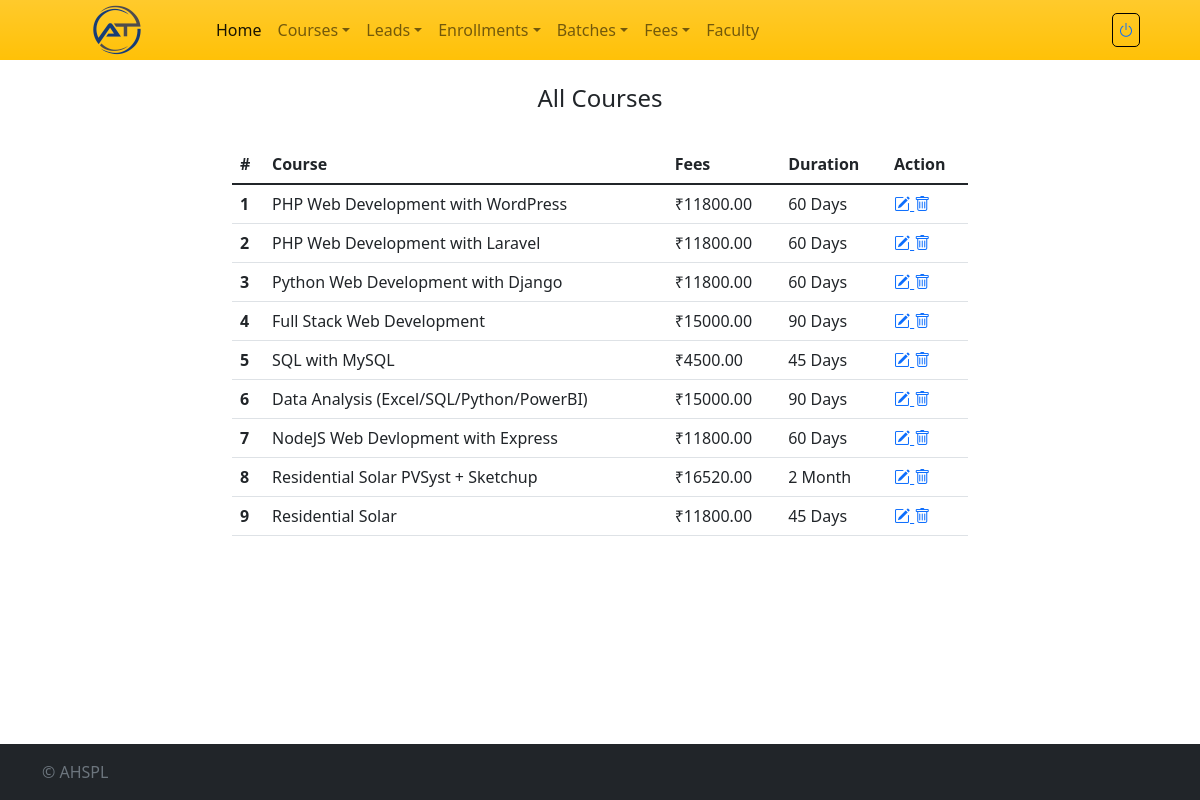
Page /all-course (signed in) on the earlier database version.
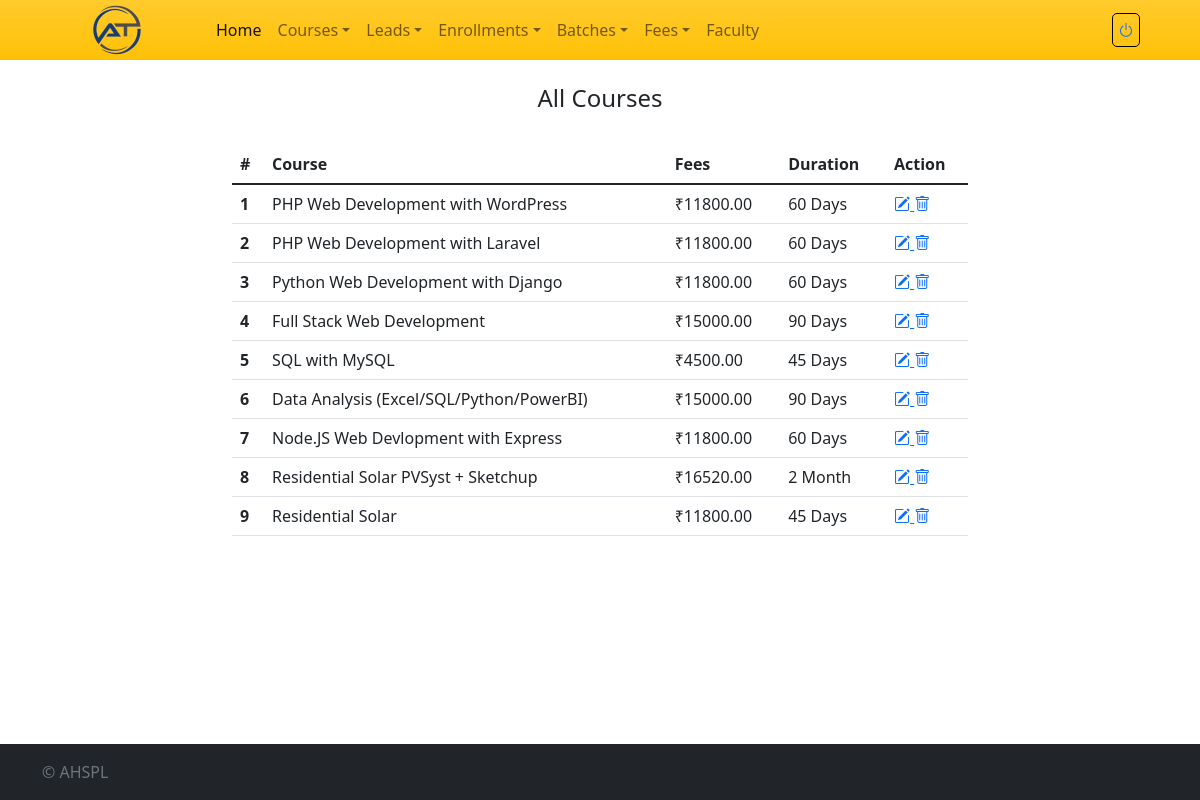
Same page on the later database version.
### crmapp/models.py (models this page shows)
class Course(models.Model):
    course_id = models.AutoField(primary_key=True)
    course_name = models.CharField(max_length=100)
    course_fee = models.DecimalField(max_digits=10, decimal_places=2)
    course_duration = models.CharField(max_length=100, default='')
    date_created = models.DateField(default=datetime.today)

### crmapp/views.py (the view)
# urls.py: path('all-course', login_required(views.all_course), name='all_course'),
def all_course(request):
	all_courses = Course.objects.all()
	context = {'courses': all_courses}
	return render(request,'all-course.html',context)

### templates/all-course.html (shortened to what this page needs)
{% extends 'base.html' %}
{% block content %}
<div class="row">
	<div class="col">
	</div>
    <div class="col-8">
		<div class="py-4 text-center">
	    	<h4>All Courses</h4>
	  	</div>
		<table class="table  table-hover">
		  <thead>
		    <tr>
		      <th scope="col">#</th>
		      <th scope="col">Course</th>
		      <th scope="col">Fees</th>
		      <th scope="col">Duration</th>
		      <th scope="col">Action</th>
		    </tr>
		  </thead>
		  <tbody>
		  	{% for course in courses %}
		    <tr>
				<th scope="row">{{ forloop.counter }}</th>
				<td>{{ course.course_name }}</td>
				<td>₹{{ course.course_fee }}</td>
				<td>{{ course.course_duration }}</td>
				<td>
				    <a href="{% url 'edit_course' course.course_id %}">
				        <i class="bi bi-pencil-square" title="Edit"></i>
				    </a>
				    <a onclick="return confirmDelete();" href="{% url 'delete_course' course.course_id %}">
				        <i class="bi bi-trash" title="Delete"></i>
				    </a>
				</td>
		    </tr>
		    {% endfor %}
		  </tbody>
		</table>
	</div>
	<div class="col">
	</div>
</div>
{% endblock %}

### templates/base.html (shortened to what this page needs)
{% load static %}
<html lang="en">
<head>
  <link href="{% static 'css/bootstrap.min.css' %}" rel="stylesheet">
  <link href="https://cdn.jsdelivr.net/npm/bootstrap-icons@1.10.0/font/bootstrap-icons.css" rel="stylesheet">
</head>
<body class="d-flex flex-column h-100">
  <main>
    {% block navigation %}
    <nav class="navbar navbar-expand-lg navbar-light bg-warning bg-gradient" aria-label="Eighth navbar example">
        <div class="container">
            <a class="navbar-brand" href="{% url 'home' %}">
                <img src="{% static 'logo.png' %}"/>
            </a>
            <div class="collapse navbar-collapse" id="navbarsExample07">
                <ul class="navbar-nav me-auto mb-2 mb-lg-0">
                <li class="nav-item">
                  <a class="nav-link active" aria-current="page" href="{% url 'dashboard' %}">Home</a>
                </li>
                <li class="nav-item dropdown">
                  <a class="nav-link dropdown-toggle" href="#" id="dropdown07" data-bs-toggle="dropdown" aria-expanded="false">Courses</a>
                </li>
                <li class="nav-item dropdown">
                  <a class="nav-link dropdown-toggle" href="#" id="dropdown09" data-bs-toggle="dropdown" aria-expanded="false">Leads</a>
                </li>
                <li class="nav-item dropdown">
                  <a class="nav-link dropdown-toggle" href="#" id="dropdown08" data-bs-toggle="dropdown" aria-expanded="false">Enrollments</a>
                </li>
                <li class="nav-item dropdown">
                  <a class="nav-link dropdown-toggle" href="#" id="dropdown08" data-bs-toggle="dropdown" aria-expanded="false">Batches</a>
                </li>
                <li class="nav-item dropdown">
                  <a class="nav-link dropdown-toggle" href="#" id="dropdown10" data-bs-toggle="dropdown" aria-expanded="false">Fees</a>
                </li>
                <li class="nav-item">
                  <a class="nav-link" aria-current="page" href="#">Faculty</a>
                </li>
                </ul>
                <button type="button" class="btn btn-link text-decoration-none" onclick="document.getElementById('logout-form').submit();">
                  <span class="icon-box">
                    <i class="bi bi-power"></i>
                  </span>
                </button>
            </div>
        </div>
    </nav>
    {% endblock %}
    <div class="container">
        {% block content %}{% endblock %}
    </div>
</main>
<footer class="footer mt-auto py-3 bg-dark">
    {% block footer %}
      <div class="container">
        <span class="text-muted">&copy; AHSPL</span>
      </div>
    {% endblock %}
</footer>
</body>
</html>

### templates/base.html (style rules this page uses)
.navbar { padding: 0px; position: sticky; top: 0; }
.icon-box { border: 1px solid #000; padding: 5px; border-radius: 5px; margin-right: 5px; }
button { outline: none; outline: 0 !important; outline: -webkit-focus-ring-color auto 0; }

Differences in the rows shown:
changed Course: course_name "NodeJS Web Devlopment with Express" → "Node.JS Web Devlopment with Express"
